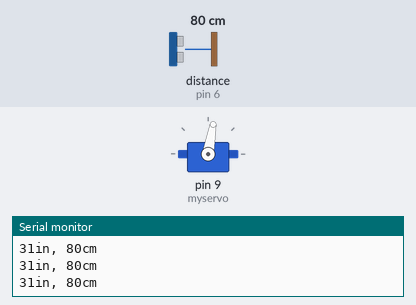
Simulated run of this sketch. Board: Arduino Uno, built with avr-gcc and run on an emulated ATmega328P. Parts: servo, the last lines printed to the serial monitor. Wiring (inferred from the names in the program): ultrasonic range finder: trigger pin 7; echo pin 6. The inputs (shaded band) are chosen by the test bench; at power-on: distance to the obstacle (sensor on pin 6) 80 cm. The echo pulse lasts 58.3 µs per cm.

Above: at 1.2 s.
1.3 s: distance to the obstacle (sensor on pin 6) set to 12 cm
2.8 s: distance to the obstacle (sensor on pin 6) set to 9 cm
At 4.1 s:
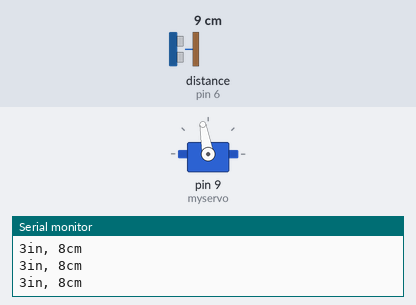
4.4 s: distance to the obstacle (sensor on pin 6) set to 18 cm
At 5.1 s:
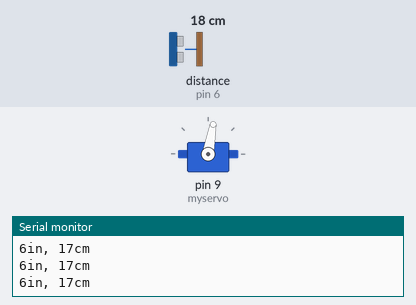
6.0 s: distance to the obstacle (sensor on pin 6) set to 2 cm
At 7.4 s:
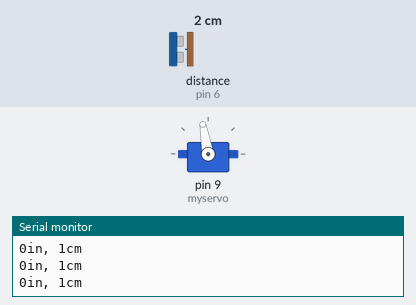
Timing chart, 0 to 8.6 s (numbered marks = the images above; inputs shaded):
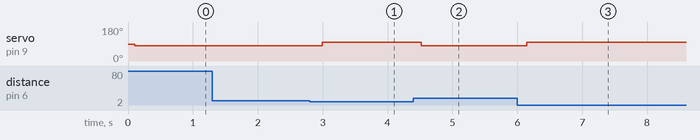

Measured:
- the behaviour switches between 11 and 10 cm on distance to the obstacle (sensor on pin 6) (found by bisection; images 0 and 1)
- after the input at 2.8 s, servo on pin 9 (myservo): 80° → 100° after 0.20 s
- after the input at 4.4 s, servo on pin 9 (myservo): 100° → 80° after 0.12 s
- after the input at 6.0 s, servo on pin 9 (myservo): 80° → 100° after 0.15 s

The sketch:

NewPingTronandLeander.ino
```cpp
const int pingPin = 7; // Trigger Pin of Ultrasonic Sensor
const int echoPin = 6; // Echo Pin of Ultrasonic Sensor
#include <Servo.h>
Servo myservo;

void setup(){
  Serial.begin(9600); // Starting Serial Terminal
  myservo.attach(9);
}

void loop() {
  long duration, inches, cm;
  pinMode(pingPin, OUTPUT);
  digitalWrite(pingPin, LOW);
  delayMicroseconds(2);
  digitalWrite(pingPin, HIGH);
  delayMicroseconds(10);
  digitalWrite(pingPin, LOW);
  pinMode(echoPin, INPUT);
  duration = pulseIn(echoPin, HIGH);
  inches = microsecondsToInches(duration);
  cm = microsecondsToCentimeters(duration);
  Serial.print(inches);
  Serial.print("in, ");
  Serial.print(cm);
  Serial.print("cm");
  Serial.println();
  delay(100);
  if ( cm != 0 && cm < 150)
  {
    if (cm < 10) {
      myservo.write(100);
    }
    if (cm > 10) {
      myservo.write(80);
    }
  }
}
long microsecondsToInches(long microseconds) {
  return microseconds / 74 / 2;
}

long microsecondsToCentimeters(long microseconds) {
  return microseconds / 29 / 2;
}
```
